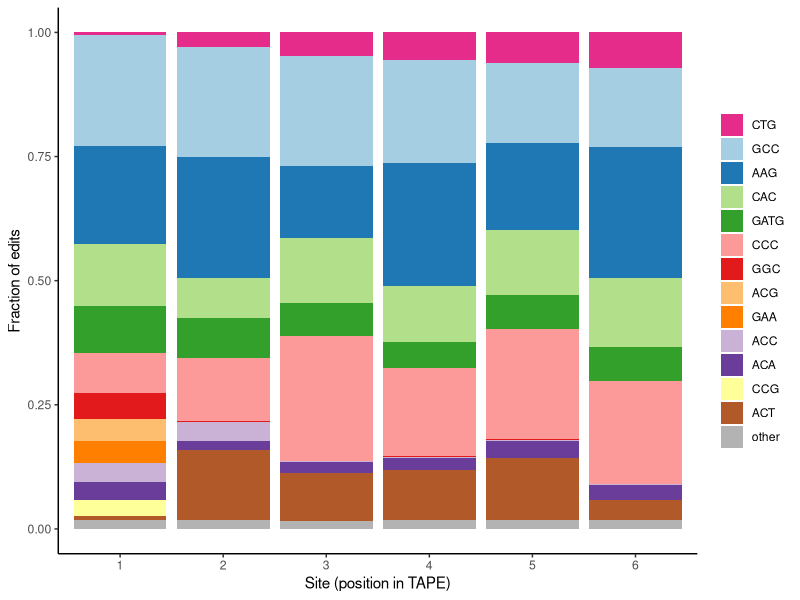

This figure's R source:

##############################################################################
### Figure 1. Pronuclear zygotic injection (PNI) of DNA Typewriter components 
### identifies an embryo with robust levels of sequential editing by E13.5.

#############################################################################################################
### Fig. 1B: Number of distinct tape-BC sequences (unique integration barcodes; blue) 
### and the estimated total number of genomic integrations after accounting for multi-copy barcodes (orange).

library(ggplot2)
library(tidyr)
library(dplyr)

dat = read.csv("./figures_data/panel1_barcode_copies.csv")
dat = dat[dat$embryo %in% paste0("embryo ", c(2,3,6)),]

df = dat %>% group_by(embryo) %>% 
    summarize(num_tapebc = n_distinct(tapebc), sum_copies = sum(copies))

df_long <- df %>% 
    pivot_longer(cols = c(num_tapebc, sum_copies), 
                 names_to = "metric", 
                 values_to = "value")

p = ggplot(df_long, aes(x = embryo, y = value, fill = metric)) +
    geom_bar(stat = "identity", position = "dodge") +
    geom_text(aes(label = value), 
              position = position_dodge(width = 0.9), 
              vjust = -0.3, size = 3.5) +
    scale_fill_manual(values = c("num_tapebc" = "#4C72B0", 
                                 "sum_copies" = "#DD8452"),
                      labels = c("num_tapebc" = "# TapeBc",
                                 "sum_copies" = "# Copy")) +
    labs(x = NULL, y = "Count", fill = NULL) +
    theme_classic() +
    theme(legend.position = "top")


#############################################################################################################
### Fig. 1C: Per-monomer editing rates for each embryo, expressed as the fraction of resolved reads edited 
### at each of the six monomers (colored 1-6), collapsed with respect to independent integrations.

library(ggplot2)
library(dplyr)

site_color_plate = c(
    "site_1" = "#440154",
    "site_2" = "#414487",
    "site_3" = "#2a788e",
    "site_4" = "#22a884",
    "site_5" = "#7ad151",
    "site_6" = "#ec1b37"
)

dat = read.csv("./figures_data/panel2_persite_by_embryo.csv")
dat = dat[dat$embryo %in% paste0("embryo ", c(2,3,6)),]
dat$site = factor(paste0("site_", dat$site), levels = paste0("site_", 1:6))

p = ggplot(dat, aes(x = embryo, y = edit_rate, fill = site)) +
    geom_bar(stat = "identity", position = "dodge") +
    labs(x = NULL, y = "Editing rate", fill = NULL) +
    theme_classic() +
    theme(legend.position = "top") +
    scale_fill_manual(values = site_color_plate) +
    guides(fill = guide_legend(nrow = 1))


####################################################################
### Fig. 1D: Per-monomer editing rate in embryo #3, shown separately 
### for each of 11 single-copy tape-BC integrations.

library(ggplot2)
library(dplyr)

tapebc_color_plate = c(
    "AATAGAAAACGA" = "#A6CEE3",
    "ATATCAAATTGA" = "#1F78B4",
    "CAGCTAACGCCT" = "#B2DF8A",
    "CATATAATCGCA" = "#33A02C",
    "CGGCGAAAAGGT" = "#FB9A99",
    "CGGGGAATTGTA" = "#E31A1C",
    "GTGTAAATCGGC" = "#FDBF6F",
    "TAACGAATGCCG" = "#FF7F00",
    "TCCGGAAGACCC" = "#CAB2D6",
    "TGACTAAAGCGG" = "#6A3D9A",
    "TGGGGAACATAT" = "#B15928"
)


dat = read.csv("./figures_data/panel3_persite_by_integration.csv")
dat = dat[dat$embryo == "embryo 3",]
dat$site = factor(dat$site, levels = 1:6)

p = ggplot(dat, aes(x = site, y = edit_rate, group = tapebc, color = tapebc)) +
    geom_line() +
    geom_point() +
    labs(x = "Site", y = "Editing rate") +
    scale_color_manual(values = tapebc_color_plate) +
    scale_y_continuous(breaks = c(0, 0.25, 0.5, 0.75, 1),
                       limits = c(0, 1)) +
    theme_classic()



####################################################################
### Fig. 1E: Frequency of each insertional symbol at each of the six 
### monomers in embryo #3, aggregated across integrations.

library(ggplot2)
library(dplyr)

edits_color_plate = c(
    "CTG"      = "#E62C8B",
    "GCC"      = "#A6CEE3",
    "AAG"      = "#1F78B4",
    "CAC"      = "#B2DF8A",
    "GATG"     = "#33A02C",
    "CCC"      = "#FB9A99",
    "GGC"      = "#E31A1C",
    "ACG"      = "#FDBF6F",
    "GAA"      = "#FF7F00",
    "ACC"      = "#CAB2D6",
    "ACA"      = "#6A3D9A",
    "CCG"      = "#FFFF99",
    "ACT"      = "#B15928",
    "other"    = "grey70",
    "Unedited" = "#E1E0D9"
)

dat = read.csv("./figures_data/DTTz_3_S3.site_insertion_freq.csv")

top_ins = dat %>% filter(freq_within_site >= 0.005) %>% 
    pull(insertion)
top_ins = unique(top_ins)

dat = dat %>%
    mutate(insertion = if_else(insertion %in% top_ins, insertion, "other"),
           insertion = factor(insertion, levels = c(top_ins, "other")))

dat$insertion = factor(dat$insertion, levels = names(edits_color_plate))

p = ggplot(dat, aes(x = factor(site), y = freq_within_site, fill = insertion)) +
    geom_col() +
    theme_classic() +
    scale_fill_manual(values = edits_color_plate) +
    labs(x = "Site (position in TAPE)", y = "Fraction of edits", fill = NULL) 
